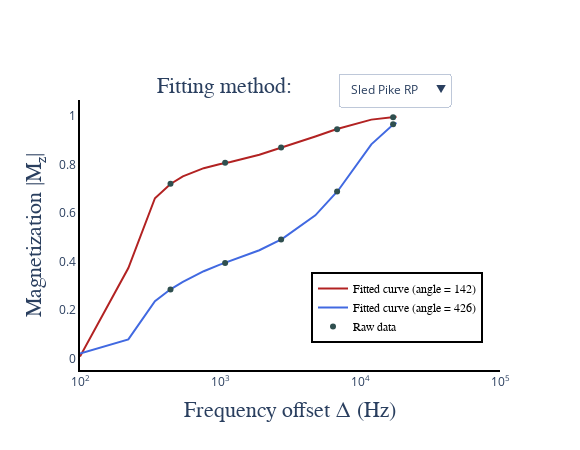

Notebook source saved alongside this figure:
### Code cell
#| label: qmtFig4jn

import scipy
import scipy.io as sio
from pathlib import Path
import numpy as np

from contextlib import contextmanager
import sys, os
from pathlib import Path

@contextmanager
def suppress_stdout():
    with open(os.devnull, "w") as devnull:
        old_stdout = sys.stdout
        sys.stdout = devnull
        try:  
            yield
        finally:
            sys.stdout = old_stdout

import os
from pathlib import Path

def find_myst_yml_directories(start_dir=None):
    """
    Recursively search for directories containing myst.yml file.
    
    Args:
        start_dir (str or Path): Starting directory (defaults to current directory)
    
    Returns:
        list: List of full paths to directories containing myst.yml
    """
    if start_dir is None:
        start_dir = Path.cwd()
    else:
        start_dir = Path(start_dir)
    
    myst_dirs = []
    
    def _search_directory(current_dir):
        # Check if myst.yml exists in current directory
        myst_file = current_dir / "myst.yml"
        if myst_file.exists():
            myst_dirs.append(str(current_dir.resolve()))
            # Don't search subdirectories if we found myst.yml here
            return
        
        # Recursively search all subdirectories
        for item in current_dir.iterdir():
            if item.is_dir():
                try:
                    _search_directory(item)
                except (PermissionError, OSError):
                    # Skip directories we can't access
                    continue
    
    _search_directory(start_dir)
    return myst_dirs

def find_myst_yml_directories_upwards(start_dir=None):
    """
    Search for myst.yml in current directory, if not found go to parent and repeat.
    
    Args:
        start_dir (str or Path): Starting directory (defaults to current directory)
    
    Returns:
        str or None: Full path of directory containing myst.yml, or None if not found
    """
    if start_dir is None:
        current_dir = Path.cwd()
    else:
        current_dir = Path(start_dir)
    
    # Keep going up until we reach the filesystem root
    while current_dir != current_dir.parent:  # Stop at root
        myst_file = current_dir / "myst.yml"
        if myst_file.exists():
            return str(current_dir.resolve())
        
        # Move to parent directory
        current_dir = current_dir.parent
    
    return None

with suppress_stdout():
    repo_path = Path(find_myst_yml_directories_upwards())
    print(repo_path)
    data_req_path = repo_path / "binder" / "data_requirement.json"
    data_path = repo_path / "data"
    dataset_path = data_path / "qmrlab-mooc"
    
data_dir = dataset_path / "06-MT-01-qMT" / "06-MT-01-qMT" 

# Simulations have been performed and the results have been saved in the folder results.
dataSim_model_mat = scipy.io.loadmat(data_dir / 'qMT_tutorial-ISMRM2022-main' / 'results/dataSim_model.mat')
dataRaw_model_mat = scipy.io.loadmat(data_dir / 'qMT_tutorial-ISMRM2022-main' / 'results/dataRaw_model.mat')
dataSim_model = np.array(dataSim_model_mat["dataSim_modelFit"])
dataRaw_model = np.array(dataRaw_model_mat["dataRaw_modelFit"])

import matplotlib.pyplot as plt
from PIL import Image
from matplotlib.image import imread
import scipy.io
import plotly
from plotly.subplots import make_subplots
import plotly.graph_objs as go
import numpy as np
from plotly import __version__
from plotly.offline import download_plotlyjs, init_notebook_mode, plot, iplot
config={'showLink': False, 'displayModeBar': False}

# PYTHON CODE

# PYTHON CODE

init_notebook_mode(connected=True)

fitModel = ["Sled Pike RP", "Sled Pike CW", "Yarnykh", "Ramani"]

fig = go.Figure()

#Add traces (three traces per fitting model)
for ii in range(len(fitModel)):
    if ii==0:
        vis = True
    else:
        vis = False
    fig.add_trace(go.Scatter(x=dataSim_model[:,0,0], y=dataSim_model[:,1,ii],
                             name="Fitted curve (angle = 142)", mode='lines', line=dict(color="firebrick"), visible = vis,
                             hovertemplate="Fitted curve (angle = 142)<br>M<sub>z</sub> = %{y}<br>Offset = %{x} Hz<extra></extra>"))
    
    fig.add_trace(go.Scatter(x=dataSim_model[:,0,0], y=dataSim_model[:,2,ii],
                             name="Fitted curve (angle = 426)", mode='lines', line=dict(color="royalblue"), visible = vis,
                             hovertemplate="Fitted curve (angle = 426)<br>M<sub>z</sub> = %{y}<br>Offset = %{x} Hz<extra></extra>"))
    
    fig.add_trace(go.Scatter(x=dataRaw_model[:,0,0], y=dataRaw_model[:,1,ii],
                             name="Raw data", mode='markers', line=dict(color="darkslategray"), visible = vis,
                             hovertemplate="Raw data<br>M<sub>z</sub> = %{y}<br>Offset = %{x} Hz<extra></extra>"))


buttons = []
for i, label in enumerate(fitModel):
    visibility = [False] * 12
    for j in range(3):
        visibility[3*i+j] = True
    button = dict(
                label =  label,
                method = 'update',
                args = [{'visible': visibility}])
    buttons.append(button)
        
updatemenus = list([
    dict(active=0,
         x=0.88,
         y=1.1,
         buttons=buttons
    )
])

fig['layout']['updatemenus'] = updatemenus

fig.update_layout(height=450, width=580, plot_bgcolor='rgba(0,0,0,0)')
fig.update_layout(legend=dict(
        x=0.55,
        y=0.1,
        traceorder='normal',
        font=dict(
            family='Times New Roman',
            size=12,
            color='#000'
        ),
        bordercolor='#000000',
        borderwidth=2),
    annotations=[
        dict(
            x=0.35,
            y=1.1,
            showarrow=False,
            text='Fitting method: ',
            font=dict(
                family='Times New Roman',
                size=22
            ),
            xref='paper',
            yref='paper'
        ),
        dict(
            x=0.5004254919715793,
            y=-0.2,
            showarrow=False,
            text='Frequency offset \u0394 (Hz)',
            font=dict(
                family='Times New Roman',
                size=22
            ),
            xref='paper',
            yref='paper'
        ),
        dict(
            x=-0.14,
            y=0.5,
            showarrow=False,
            text='Magnetization |M<sub>z</sub>|',
            font=dict(
                family='Times New Roman',
                size=22
            ),
            textangle=-90,
            xref='paper',
            yref='paper'
        ),
    ])

fig.update_xaxes(type="log", range=[2,5], showline=True, linewidth=2, linecolor='black', dtick=1, tickvals=[100,1000,10000,100000], ticktext=["10<sup>2</sup>","10<sup>3</sup>","10<sup>4</sup>","10<sup>5</sup>"])
fig.update_yaxes(showline=True, linewidth=2, linecolor='black')

iplot(fig, filename='dropdown')

### Figure 1 — Plotly figure (JSON) as saved in the notebook; plotly's stock layout.template omitted (floating-point values rounded to 4 significant figures)
{"data": [{"hovertemplate": "Fitted curve (angle = 142)<br>M<sub>z</sub> = %{y}<br>Offset = %{x} Hz<extra></extra>", "line": {"color": "firebrick"}, "mode": "lines", "name": "Fitted curve (angle = 142)", "type": "scatter", "visible": true, "x": [100, 221.5, 343, 443, 543, 765.5, 988, 1088, 1188, 1910, 2632, 2732, 2832, 4797, 6762, 6862, 6962, 12050.0, 17135, 17235, 17335, 18235], "y": [0.008814, 0.3734, 0.6611, 0.72, 0.7513, 0.7849, 0.8009, 0.8059, 0.8102, 0.8402, 0.8655, 0.8684, 0.8713, 0.9154, 0.9451, 0.9464, 0.9476, 0.9851, 0.9958, 0.9959, 0.996, 0.9968]}, {"hovertemplate": "Fitted curve (angle = 426)<br>M<sub>z</sub> = %{y}<br>Offset = %{x} Hz<extra></extra>", "line": {"color": "royalblue"}, "mode": "lines", "name": "Fitted curve (angle = 426)", "type": "scatter", "visible": true, "x": [100, 221.5, 343, 443, 543, 765.5, 988, 1088, 1188, 1910, 2632, 2732, 2832, 4797, 6762, 6862, 6962, 12050.0, 17135, 17235, 17335, 18235], "y": [0.02073, 0.07952, 0.2364, 0.2857, 0.316, 0.3602, 0.3862, 0.3947, 0.4019, 0.4468, 0.4863, 0.4914, 0.4964, 0.5905, 0.6828, 0.6875, 0.6921, 0.8832, 0.9638, 0.9647, 0.9655, 0.9718]}, {"hovertemplate": "Raw data<br>M<sub>z</sub> = %{y}<br>Offset = %{x} Hz<extra></extra>", "line": {"color": "darkslategray"}, "mode": "markers", "name": "Raw data", "type": "scatter", "visible": true, "x": [443, 443, 1088, 1088, 2732, 2732, 6862, 6862, 17235, 17235], "y": [0.7212, 0.2849, 0.8073, 0.3942, 0.8702, 0.4907, 0.9455, 0.6886, 0.9948, 0.9656]}, {"hovertemplate": "Fitted curve (angle = 142)<br>M<sub>z</sub> = %{y}<br>Offset = %{x} Hz<extra></extra>", "line": {"color": "firebrick"}, "mode": "lines", "name": "Fitted curve (angle = 142)", "type": "scatter", "visible": false, "x": [100, 221.5, 343, 443, 543, 765.5, 988, 1088, 1188, 1910, 2632, 2732, 2832, 4797, 6762, 6862, 6962, 12050.0, 17135, 17235, 17335, 18235], "y": [0.007041, 0.3221, 0.6086, 0.6721, 0.7067, 0.7442, 0.7623, 0.768, 0.7729, 0.8075, 0.837, 0.8405, 0.8439, 0.8964, 0.9323, 0.9338, 0.9352, 0.9814, 0.9948, 0.9949, 0.995, 0.996]}, {"hovertemplate": "Fitted curve (angle = 426)<br>M<sub>z</sub> = %{y}<br>Offset = %{x} Hz<extra></extra>", "line": {"color": "royalblue"}, "mode": "lines", "name": "Fitted curve (angle = 426)", "type": "scatter", "visible": false, "x": [100, 221.5, 343, 443, 543, 765.5, 988, 1088, 1188, 1910, 2632, 2732, 2832, 4797, 6762, 6862, 6962, 12050.0, 17135, 17235, 17335, 18235], "y": [0.01658, 0.06423, 0.1962, 0.2391, 0.2659, 0.3056, 0.3294, 0.3372, 0.344, 0.3871, 0.4263, 0.4314, 0.4364, 0.5327, 0.6309, 0.636, 0.641, 0.8579, 0.9552, 0.9562, 0.9572, 0.965]}, {"hovertemplate": "Raw data<br>M<sub>z</sub> = %{y}<br>Offset = %{x} Hz<extra></extra>", "line": {"color": "darkslategray"}, "mode": "markers", "name": "Raw data", "type": "scatter", "visible": false, "x": [443, 443, 1088, 1088, 2732, 2732, 6862, 6862, 17235, 17235], "y": [0.6719, 0.2399, 0.767, 0.338, 0.8395, 0.4314, 0.9323, 0.6367, 0.996, 0.9559]}, {"hovertemplate": "Fitted curve (angle = 142)<br>M<sub>z</sub> = %{y}<br>Offset = %{x} Hz<extra></extra>", "line": {"color": "firebrick"}, "mode": "lines", "name": "Fitted curve (angle = 142)", "type": "scatter", "visible": false, "x": [100, 221.5, 343, 443, 543, 765.5, 988, 1088, 1188, 1910, 2632, 2732, 2832, 4797, 6762, 6862, 6962, 12050.0, 17135, 17235, 17335, 18235], "y": [0.2278, 0.5328, 0.6641, 0.7148, 0.7436, 0.7759, 0.7918, 0.7969, 0.8012, 0.8322, 0.8584, 0.8615, 0.8645, 0.9107, 0.9419, 0.9432, 0.9445, 0.9841, 0.9956, 0.9957, 0.9958, 0.9966]}, {"hovertemplate": "Fitted curve (angle = 426)<br>M<sub>z</sub> = %{y}<br>Offset = %{x} Hz<extra></extra>", "line": {"color": "royalblue"}, "mode": "lines", "name": "Fitted curve (angle = 426)", "type": "scatter", "visible": false, "x": [100, 221.5, 343, 443, 543, 765.5, 988, 1088, 1188, 1910, 2632, 2732, 2832, 4797, 6762, 6862, 6962, 12050.0, 17135, 17235, 17335, 18235], "y": [0.02853, 0.1162, 0.2015, 0.254, 0.2921, 0.3437, 0.3719, 0.3808, 0.3883, 0.4335, 0.4728, 0.4779, 0.4829, 0.577, 0.6704, 0.6751, 0.6798, 0.8769, 0.9617, 0.9625, 0.9634, 0.9701]}, {"hovertemplate": "Raw data<br>M<sub>z</sub> = %{y}<br>Offset = %{x} Hz<extra></extra>", "line": {"color": "darkslategray"}, "mode": "markers", "name": "Raw data", "type": "scatter", "visible": false, "x": [443, 443, 1088, 1088, 2732, 2732, 6862, 6862, 17235, 17235], "y": [0.7147, 0.2552, 0.7965, 0.3802, 0.8625, 0.478, 0.9429, 0.6744, 0.9942, 0.9627]}, {"hovertemplate": "Fitted curve (angle = 142)<br>M<sub>z</sub> = %{y}<br>Offset = %{x} Hz<extra></extra>", "line": {"color": "firebrick"}, "mode": "lines", "name": "Fitted curve (angle = 142)", "type": "scatter", "visible": false, "x": [100, 221.5, 343, 443, 543, 765.5, 988, 1088, 1188, 1910, 2632, 2732, 2832, 4797, 6762, 6862, 6962, 12050.0, 17135, 17235, 17335, 18235], "y": [0.2023, 0.4921, 0.6263, 0.6798, 0.7106, 0.7456, 0.7629, 0.7685, 0.7733, 0.8077, 0.837, 0.8405, 0.8439, 0.8964, 0.9323, 0.9338, 0.9353, 0.9814, 0.9948, 0.9949, 0.995, 0.996]}, {"hovertemplate": "Fitted curve (angle = 426)<br>M<sub>z</sub> = %{y}<br>Offset = %{x} Hz<extra></extra>", "line": {"color": "royalblue"}, "mode": "lines", "name": "Fitted curve (angle = 426)", "type": "scatter", "visible": false, "x": [100, 221.5, 343, 443, 543, 765.5, 988, 1088, 1188, 1910, 2632, 2732, 2832, 4797, 6762, 6862, 6962, 12050.0, 17135, 17235, 17335, 18235], "y": [0.0269, 0.1024, 0.1764, 0.2226, 0.2565, 0.303, 0.3287, 0.337, 0.3439, 0.3874, 0.4265, 0.4316, 0.4366, 0.5328, 0.631, 0.636, 0.641, 0.8579, 0.9552, 0.9562, 0.9572, 0.965]}, {"hovertemplate": "Raw data<br>M<sub>z</sub> = %{y}<br>Offset = %{x} Hz<extra></extra>", "line": {"color": "darkslategray"}, "mode": "markers", "name": "Raw data", "type": "scatter", "visible": false, "x": [443, 443, 1088, 1088, 2732, 2732, 6862, 6862, 17235, 17235], "y": [0.6809, 0.2225, 0.7686, 0.3377, 0.8406, 0.4326, 0.9347, 0.6356, 0.9966, 0.9575]}], "layout": {"annotations": [{"font": {"family": "Times New Roman", "size": 22}, "showarrow": false, "text": "Fitting method: ", "x": 0.35, "xref": "paper", "y": 1.1, "yref": "paper"}, {"font": {"family": "Times New Roman", "size": 22}, "showarrow": false, "text": "Frequency offset Δ (Hz)", "x": 0.5004, "xref": "paper", "y": -0.2, "yref": "paper"}, {"font": {"family": "Times New Roman", "size": 22}, "showarrow": false, "text": "Magnetization |M<sub>z</sub>|", "textangle": -90, "x": -0.14, "xref": "paper", "y": 0.5, "yref": "paper"}], "height": 450, "legend": {"bordercolor": "#000000", "borderwidth": 2, "font": {"color": "#000", "family": "Times New Roman", "size": 12}, "traceorder": "normal", "x": 0.55, "y": 0.1}, "plot_bgcolor": "rgba(0,0,0,0)", "updatemenus": [{"active": 0, "buttons": [{"args": [{"visible": [true, true, true, false, false, false, false, false, false, false, false, false]}], "label": "Sled Pike RP", "method": "update"}, {"args": [{"visible": [false, false, false, true, true, true, false, false, false, false, false, false]}], "label": "Sled Pike CW", "method": "update"}, {"args": [{"visible": [false, false, false, false, false, false, true, true, true, false, false, false]}], "label": "Yarnykh", "method": "update"}, {"args": [{"visible": [false, false, false, false, false, false, false, false, false, true, true, true]}], "label": "Ramani", "method": "update"}], "x": 0.88, "y": 1.1}], "width": 580, "xaxis": {"dtick": 1, "linecolor": "black", "linewidth": 2, "range": [2, 5], "showline": true, "ticktext": ["10<sup>2</sup>", "10<sup>3</sup>", "10<sup>4</sup>", "10<sup>5</sup>"], "tickvals": [100, 1000, 10000, 100000], "type": "log"}, "yaxis": {"linecolor": "black", "linewidth": 2, "showline": true}}}
